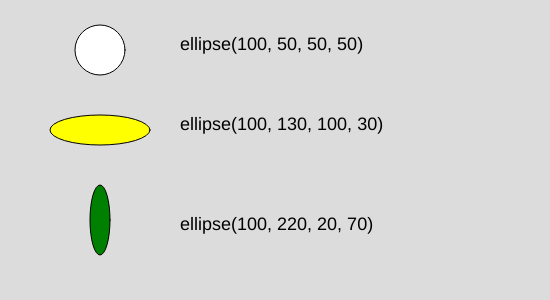
Frame 1 (no input)
Frame 60 (no input): identical to frame 1, image omitted
Frame 120 (the mouse pressed at the canvas centre since frame 60): identical to frame 1, image omitted

The p5.js sketch that drew this single still picture (run headless with seeded random() and noise() and a simulated clock; from frame 60 on, the mouse is pressed at the canvas centre):

// p5.js sketch
// ── sketch.js
function setup() {
  createCanvas(550, 300);
}

function draw() {
  background(220);
  ellipseMode(CENTER);
  fill(255);
  ellipse(100, 50, 50, 50);
    // Texte noir taille 18
  fill('black');
  textSize(18);
  text('ellipse(100, 50, 50, 50)', 180, 50);

  fill('yellow');
  ellipse(100, 130, 100, 30);
  // Texte noir taille 18
  fill('black');
  text('ellipse(100, 130, 100, 30)', 180, 130);

  fill('green');
  ellipse(100, 220, 20, 70);
  // Texte noir taille 18
  fill('black');
  text('ellipse(100, 220, 20, 70)', 180, 230);


}
